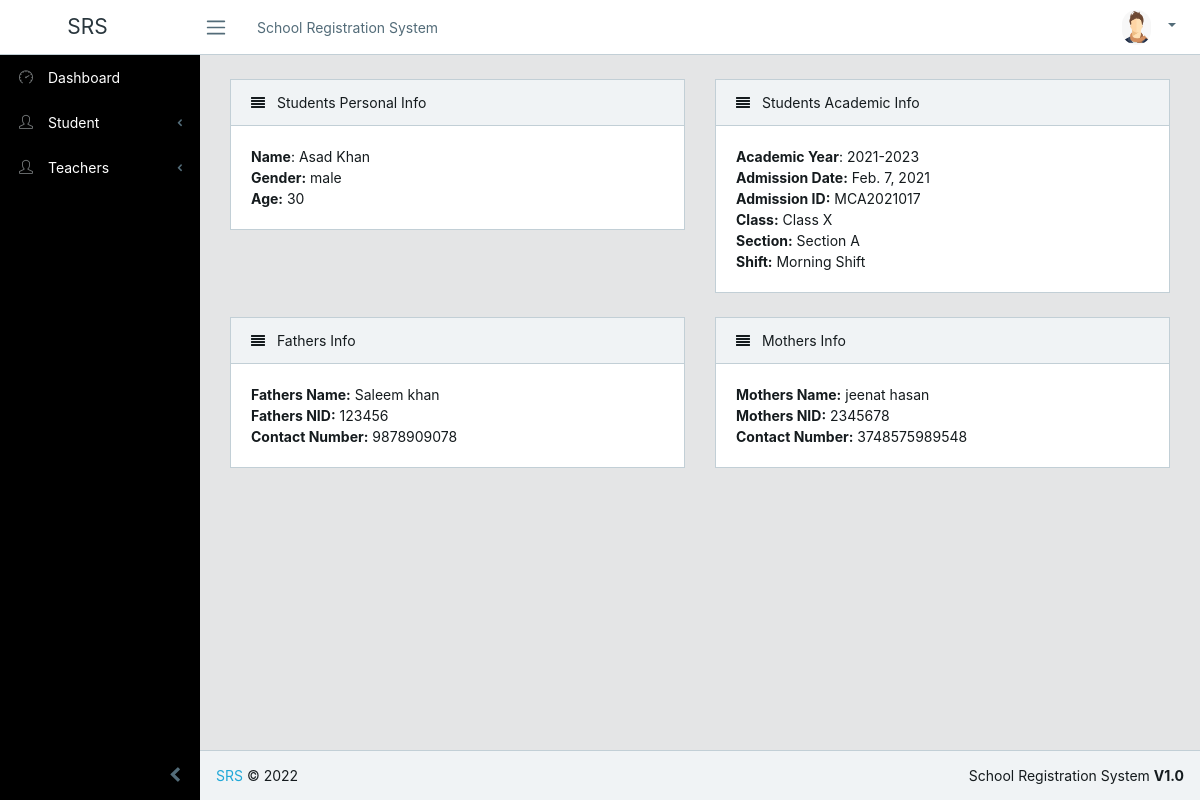
The app's page /students/12/ with its own data.
### students/models.py (models this page shows, shortened)
class StudentInfo(models.Model):
    academic_year = models.CharField(max_length=100)
    admission_date = models.DateField()
    admission_id = models.CharField(max_length=50, unique=True)
    name = models.CharField(max_length=100)
    age = models.IntegerField()
    gender_choice = (
        ("male", "Male"),
        ("Female", "Female"),
    )
    gender = models.CharField(choices=gender_choice, max_length=10)
    class_type = models.ForeignKey(StudentClassInfo, on_delete=models.CASCADE)
    section_type = models.ForeignKey(StudentSectionInfo, on_delete=models.CASCADE)
    shift_type = models.ForeignKey(StudentShiftInfo, on_delete=models.CASCADE)
    student_img = models.ImageField(upload_to='photos/%Y/%m/%d/')
    fathers_name = models.CharField(max_length=100)
    fathers_img = models.ImageField(upload_to='photos/%Y/%m/%d/')
    fathers_nid = models.IntegerField(unique=True)
    fathers_number = models.IntegerField(unique=True)
    mothers_name = models.CharField(max_length=100)
    mothers_img = models.ImageField(upload_to='photos/%Y/%m/%d/')
    mothers_nid = models.IntegerField(unique=True)
    mothers_number = models.IntegerField()
    class Meta:
        unique_together = ["admission_id", "class_type"]
        verbose_name_plural = 'Student List'

class StudentClassInfo(models.Model):
    class_name = models.CharField(max_length=20)
    class_short_form = models.CharField(max_length=10)
    class Meta:
        verbose_name_plural = 'Class List'
    def __str__(self):
        return self.class_name

class StudentSectionInfo(models.Model):
    section_name = models.CharField(max_length=20)
    class Meta:
        verbose_name_plural = 'Section List'
    def __str__(self):
        return self.section_name

class StudentShiftInfo(models.Model):
    shift_name = models.CharField(max_length=100)
    class Meta:
        verbose_name_plural = 'Shift List'
    def __str__(self):
        return self.shift_name

### students/views.py (the view)
# urls.py: path('<int:student_id>/', views.single_student, name='single_student'),
def single_student(request, student_id):
    single_student = get_object_or_404(StudentInfo, pk=student_id)
    context = {
        "single_student": single_student
    }
    return render(request, "students/student_details.html", context)

### templates/students/student_details.html
{% extends 'base/base.html' %} {% load static %} {% block content %}
<div class="row">
    <div class="col-lg-6">
        <div class="card">
            <div class="card-header">
                <i class="fa fa-align-justify"></i> Students Personal Info
            </div>
            <div class="card-body">
                <tbody>
                    <tr>
                        <td><b>Name</b>: {{ single_student.name }}</td>
                        <br>
                        <td><b>Gender:</b> {{ single_student.gender }}</td>
                        <br>
                        <td><b>Age:</b> {{ single_student.age }}</td>
                        <br>
                    </tr>
                </tbody>
            </div>
        </div>
    </div>
    <div class="col-lg-6">
        <div class="card">
            <div class="card-header">
                <i class="fa fa-align-justify"></i> Students Academic Info
            </div>
            <div class="card-body">
                <tbody>
                    <tr>
                        <td><b>Academic Year</b>: {{ single_student.academic_year }}</td>
                        <br>
                        <td><b>Admission Date:</b> {{ single_student.admission_date }}</td>
                        <br>
                        <td><b>Admission ID:</b> {{ single_student.admission_id }}</td>
                        <br>
                        <td><b>Class:</b> {{ single_student.class_type }}</td>
                        <br>
                        <td><b>Section:</b> {{ single_student.section_type }}</td>
                        <br>
                        <td><b>Shift:</b> {{ single_student.shift_type }}</td>
                    </tr>
                </tbody>
            </div>
        </div>
    </div>
</div>
<div class="row">
    <div class="col-lg-6">
        <div class="card">
            <div class="card-header">
                <i class="fa fa-align-justify"></i> Fathers Info
            </div>
            <div class="card-body">
                <tbody>
                    <tr>
                        <td><b>Fathers Name:</b> {{ single_student.fathers_name }}</td>
                        <br>
                        <td><b>Fathers NID:</b> {{ single_student.fathers_nid }}</td>
                        <br>
                        <td><b>Contact Number:</b> {{ single_student.fathers_number }}</td>
                        <br>
                    </tr>
                </tbody>
            </div>
        </div>
    </div>
    <div class="col-lg-6">
        <div class="card">
            <div class="card-header">
                <i class="fa fa-align-justify"></i> Mothers Info
            </div>
            <div class="card-body">
                <tbody>
                    <tr>
                        <td><b>Mothers Name:</b> {{ single_student.mothers_name }}</td>
                        <br>
                        <td><b>Mothers NID:</b> {{ single_student.mothers_nid }}</td>
                        <br>
                        <td><b>Contact Number:</b> {{ single_student.mothers_number }}</td>
                        <br>
                    </tr>
                </tbody>
            </div>
        </div>
    </div>
</div>
{% endblock %}

### records on screen
StudentInfo: name "Asad Khan", gender "male", age "30", academic_year "2021-2023", admission_date "Feb. 7, 2021", admission_id "MCA2021017", class_type "Class X", section_type "Section A", shift_type "Morning Shift", fathers_name "Saleem khan", fathers_nid "123456", fathers_number "9878909078", mothers_name "jeenat hasan", mothers_nid "2345678", mothers_number "3748575989548"
